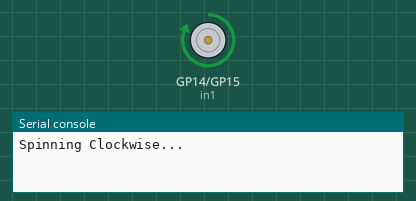
Recording of a program running on a simulated Raspberry Pi Pico running CircuitPython. Shown: motor-driver pin pairs drawn as motors (green arrow = first pin HIGH = forward, orange = second pin HIGH = backward, longer = more drive, scaled by the enable pin), the last lines printed to the serial console. At 7.0 s the program ends and the board releases its pins; the recording ends there.

Above: at 0.1 s.
At 3.1 s:
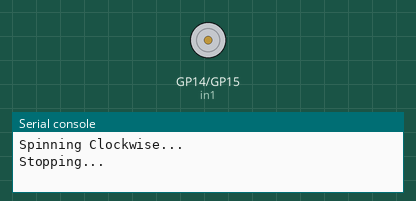
At 4.1 s:
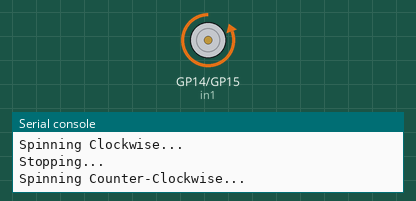
Timing chart, 0 to 7.0 s (numbered marks = the images above):
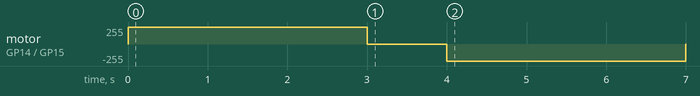

The program:

03ADC_motor_nofunction.py
```python
import time
import board
import digitalio
import pwmio

# 1. Setup Direction Pins
in1 = digitalio.DigitalInOut(board.GP14)
in1.direction = digitalio.Direction.OUTPUT
in2 = digitalio.DigitalInOut(board.GP15)
in2.direction = digitalio.Direction.OUTPUT

# 2. Setup Speed Pin (ENA) - Set to 100% (65535)
ena = pwmio.PWMOut(board.GP13, frequency=1000)
ena.duty_cycle = 65535

# --- CLOCKWISE ---
print("Spinning Clockwise...")
in1.value = True
in2.value = False
time.sleep(3)

# --- STOP ---
print("Stopping...")
in1.value = False
in2.value = False
time.sleep(1)

# --- COUNTER-CLOCKWISE ---
print("Spinning Counter-Clockwise...")
in1.value = False
in2.value = True
time.sleep(3)

# --- FINAL STOP ---
in1.value = False
in2.value = False
print("Done.")
```

Measured:
- by itself, motor on GP14 (in1) / GP15 (in2): stopped → forward 255/255 at 0.00 s, → stopped 3.0 s later, → backward 255/255 1.0 s later, → stopped 3.0 s later
